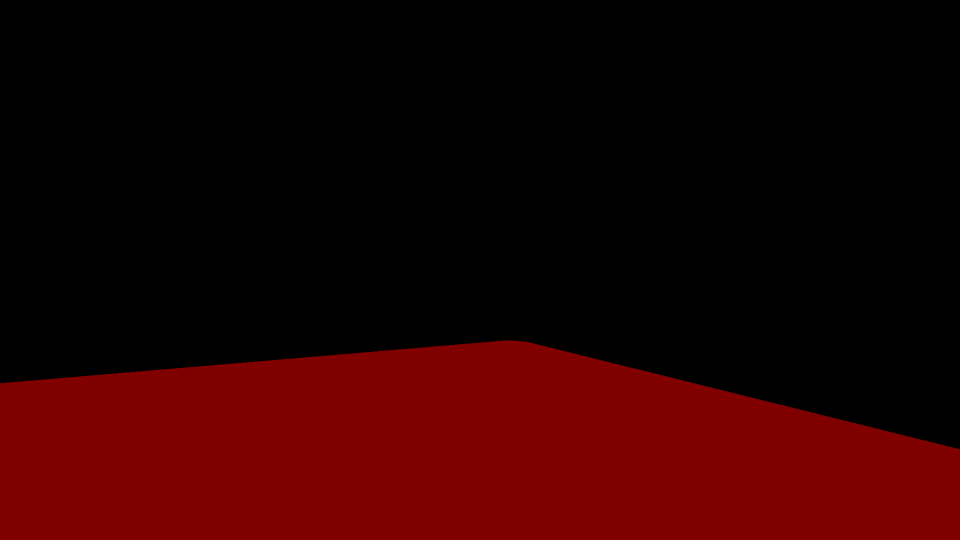
#> input picture deeplab/42_tools/data_convert/EDDF07C1_2LDImage2.png, 1920 x 1080 px, given in place of label.png, which was not available (shown at 1/2 size)
$ python label2seg.py
#> lines starting #> are read from the running program, lines starting #| are printed output that depends on the picture; after the words box and inside, x2 and y2 are one past the last pixel; in counts of white or black regions, pixels touching at a corner belong together; pictures that were not available may be replaced by others from this repository, and a replacement may not be noted
# -*- coding: utf-8 -*-
# @Time    : 2023/5/13 1:20
# @Author  : 肆十二
# @Email   : 3048534499@qq.com
# @File    : label2seg
# @Software: PyCharm

from __future__ import print_function
import argparse
import glob
import math
import json
import os
import os.path as osp
import shutil
import numpy as np
import PIL.Image
import PIL.ImageDraw
import cv2


def json2png(json_folder, png_save_folder, src_save_folder):
#> called with json_folder = 'G:/money/project_dz/5_May/500_333/image', png_save_folder = 'G:/money/project_dz/5_May/500_333/labels'
    if osp.isdir(png_save_folder):
        shutil.rmtree(png_save_folder)

    if osp.isdir(src_save_folder):
        shutil.rmtree(src_save_folder)

    os.makedirs(png_save_folder)
    json_files = os.listdir(json_folder)
    for json_file in json_files:
        json_path = osp.join(json_folder, json_file)
        os.system("labelme_json_to_dataset {}".format(json_path))
        label_path = osp.join(json_folder, json_file.split(".")[0] + "_json/label.png")
        png_save_path = osp.join(png_save_folder, json_file.split(".")[0] + ".png")

        src_path = osp.join(json_folder, json_file.split(".")[0] + "_json/img.png")
        src_save_path = osp.join(src_save_folder, json_file.split(".")[0] + ".png")
        shutil.copy(src_path, src_save_path)

        label_png = cv2.imread(label_path, 0)
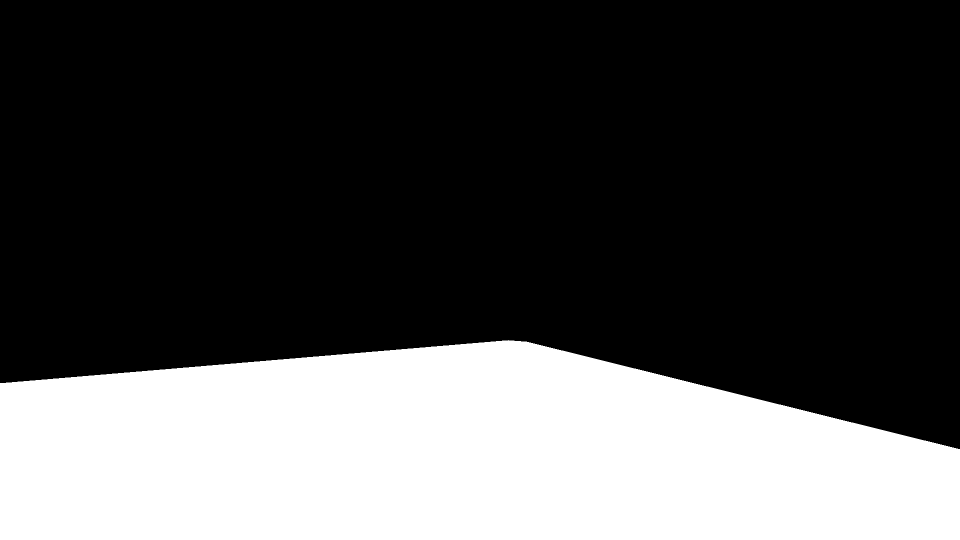
#> label_png: shape (1080, 1920) (shown at 1/2 size); values 0 (black) and 38 (white), 30.3% white; 1 white region, box (x1, y1, x2, y2) and area: (0, 680, 1920, 1080) 627604
        img = cv2.imread(label_path)
#> img is the input picture: shape (1080, 1920, 3); mean B, G, R 0, 0, 38.7
        img = cv2.cvtColor(img, cv2.COLOR_BGR2RGB)

        img_1 = img == [128, 0, 0]
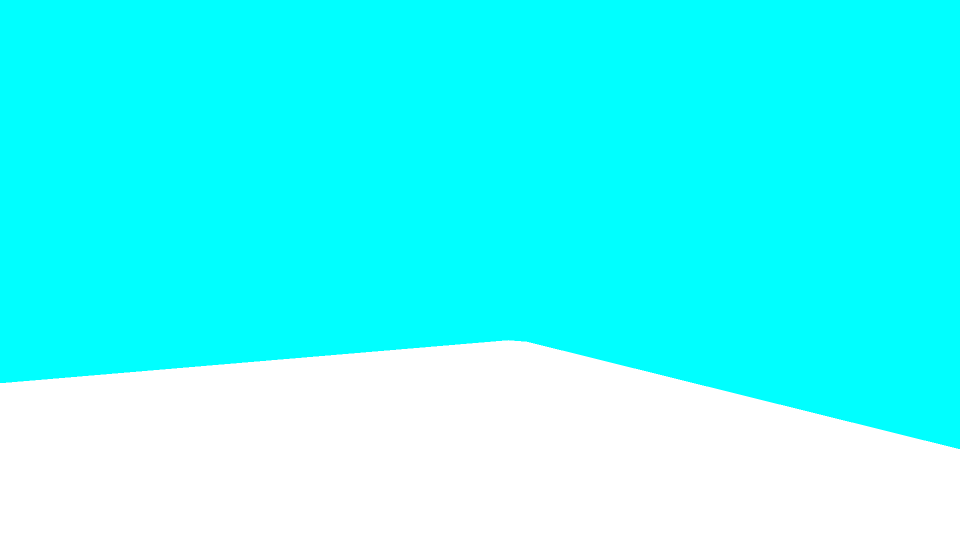
#> img_1: shape (1080, 1920, 3) bool (shown at 1/2 size); mean R, G, B 0.303, 1, 1
        img_1 = img_1[:, :, 0] & img_1[:, :, 1] & img_1[:, :, 2]
        label_png[img_1] = 1

        img_2 = img == [0, 128, 0]
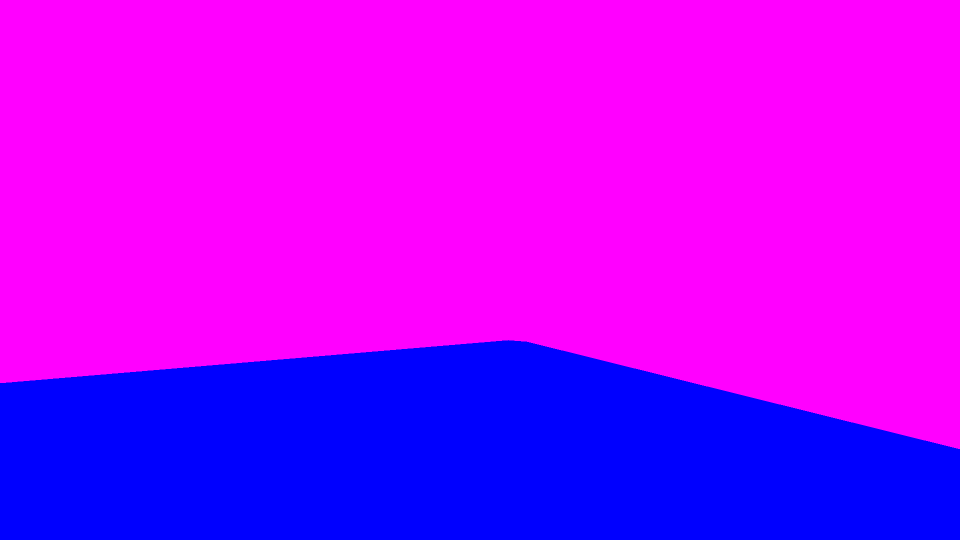
#> img_2: shape (1080, 1920, 3) bool (shown at 1/2 size); mean R, G, B 0.697, 0, 1
        img_2 = img_2[:, :, 0] & img_2[:, :, 1] & img_2[:, :, 2]
#> img_2: shape (1080, 1920) bool; every value is 0
        label_png[img_2] = 2

        img_3 = img == [128, 128, 0]
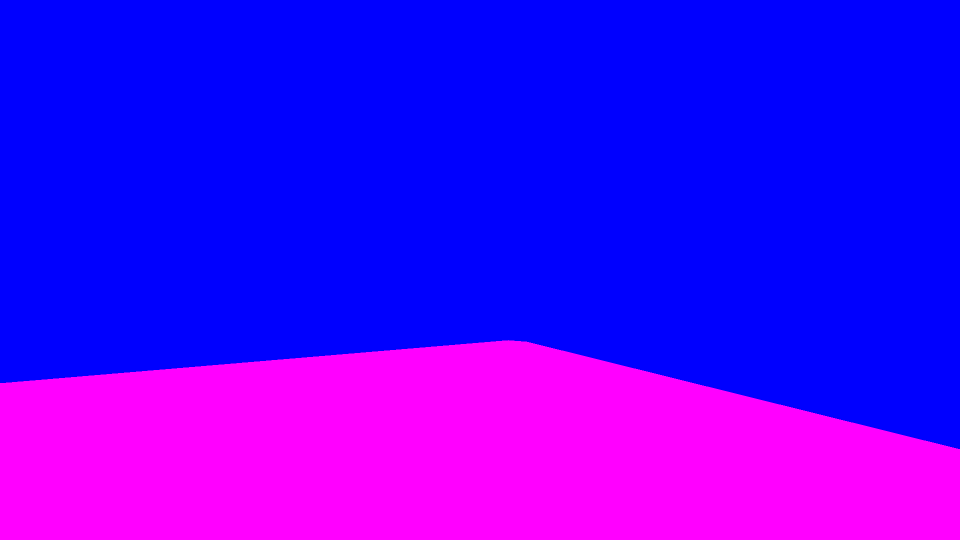
#> img_3: shape (1080, 1920, 3) bool (shown at 1/2 size); mean R, G, B 0.303, 0, 1
        img_3 = img_3[:, :, 0] & img_3[:, :, 1] & img_3[:, :, 2]
        label_png[img_3] = 3

        # label_png[label_png > 0] = 255
        cv2.imwrite(png_save_path, label_png)


if __name__ == '__main__':
    # !!!!你的json文件夹下只能有json文件不能有其他文件
    json2png(json_folder="G:/money/project_dz/5_May/500_333/image",
             png_save_folder="G:/money/project_dz/5_May/500_333/labels",
             src_save_folder="G:/money/project_dz/5_May/500_333/src_imgs")
